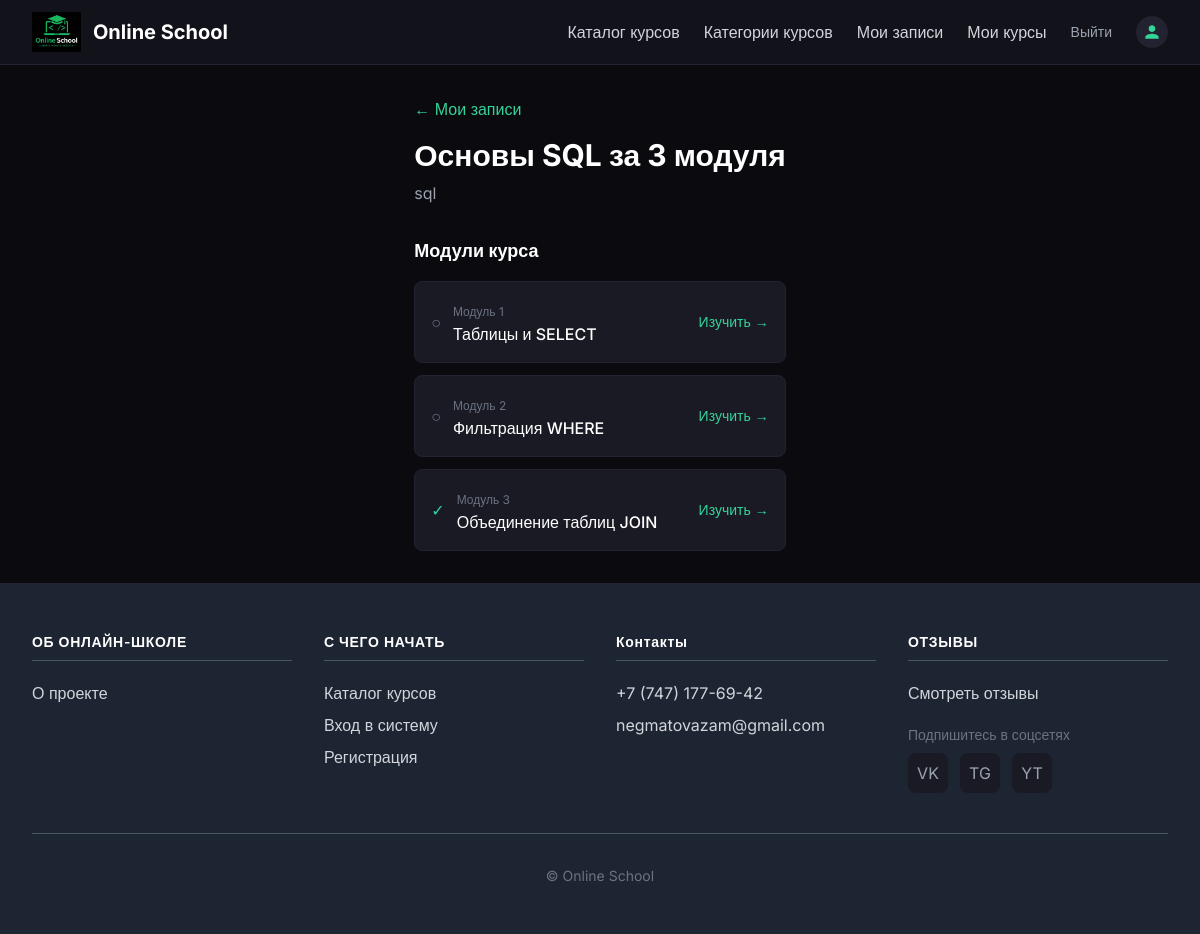
The page /course/learn/1/ (signed in) on the database its author committed.
### courses/models.py (models this page shows, shortened)
class Course(models.Model):
    owner = models.ForeignKey(
        User,
        related_name='courses_created',
        on_delete=models.CASCADE
    )
    subject = models.ForeignKey(
        Subject,
        related_name='courses',
        on_delete=models.CASCADE
    )
    title = models.CharField(max_length=200)
    slug = models.SlugField(max_length=200, unique=True)
    overview = models.TextField()
    created = models.DateTimeField(auto_now_add=True)
    class Meta:
        ordering = ['-created']

class Module(models.Model):
    course = models.ForeignKey(
        Course, related_name='modules',
        on_delete=models.CASCADE
    )
    title = models.CharField(max_length=200)
    description = models.TextField(blank=True)
    order = OrderField(blank=True, for_fields=['course'])
    class Meta:
        ordering = ['order']

### courses/views.py (the view)
# urls.py: path('learn/<int:course_id>/', views.CourseStudentView.as_view(), name='learn_course'),
class CourseStudentView(LoginRequiredMixin, View):
    template_name = 'courses/learn/course.html'
    def get(self, request, course_id):
        course = get_object_or_404(Course, id=course_id)
        if not _student_enrolled(request.user, course):
            messages.error(request, 'Вы не записаны на этот курс')
            return redirect('enrollment_list')
        modules = course.modules.order_by('order').all()
        completed_ids = set(
            ModuleProgress.objects.filter(
                user=request.user, module__course=course
            ).values_list('module_id', flat=True)
        )
        return render(request, self.template_name, {
            'course': course,
            'modules': modules,
            'completed_module_ids': completed_ids,
        })

### courses/context_processors.py (called while the page is built)
def contact_form(request):
    ctx = {'contact_form': ContactForm()}
    if request.user.is_authenticated:
        profile, _ = Profile.objects.get_or_create(user=request.user)
        ctx['user_profile'] = profile
        ctx['user_can_manage_courses'] = (
            request.user.is_staff or
            Course.objects.filter(owner=request.user).exists()
        )
    else:
        ctx['user_profile'] = None
        ctx['user_can_manage_courses'] = False
    return ctx

### courses/views.py (called while the page is built)
def _student_enrolled(user, course):
    return Enrollment.objects.filter(user=user, course=course).exists()

### courses/templates/courses/learn/course.html (shortened to what this page needs)
{% extends "base.html" %}
{% block content %}
<div class="mb-8">
    <a href="{% url 'enrollment_list' %}" class="text-emerald-400 hover:underline mb-4 inline-block">← Мои записи</a>
    <h1 class="text-3xl font-bold text-white mb-2">{{ course.title }}</h1>
    <p class="text-gray-400">{{ course.overview|truncatewords:30 }}</p>
</div>
<div class="card">
    <h2 class="text-lg font-semibold text-white mb-4">Модули курса</h2>
    <div class="space-y-3">
        {% for m in modules %}
        <a href="{% url 'learn_module' m.id %}" class="block p-4 rounded-lg bg-dark-700 hover:bg-dark-600 border border-dark-600 flex items-center justify-between transition">
            <div class="flex items-center gap-3">
                <span class="{% if m.id in completed_module_ids %}text-emerald-400{% else %}text-gray-500{% endif %}">
                    {% if m.id in completed_module_ids %}✓{% else %}○{% endif %}
                </span>
                <div>
                    <span class="text-xs text-gray-500">Модуль {{ forloop.counter }}</span>
                    <span class="block text-white font-medium">{{ m.title }}</span>
                </div>
            </div>
            <span class="text-emerald-400 text-sm">Изучить →</span>
        </a>
        {% empty %}
        <p class="text-gray-400">Модули пока не добавлены</p>
        {% endfor %}
    </div>
</div>
{% endblock %}

### courses/templates/base.html (style rules this page uses)
body { font-family: 'Inter', sans-serif; }
.card { @apply bg-dark-800 border border-dark-600 rounded-xl p-6; }

### rows shown on the page
Course: title "Основы SQL за 3 модуля", overview "sql"
Module: title "Таблицы и SELECT"
Module: title "Фильтрация WHERE"
Module: title "Объединение таблиц JOIN"
